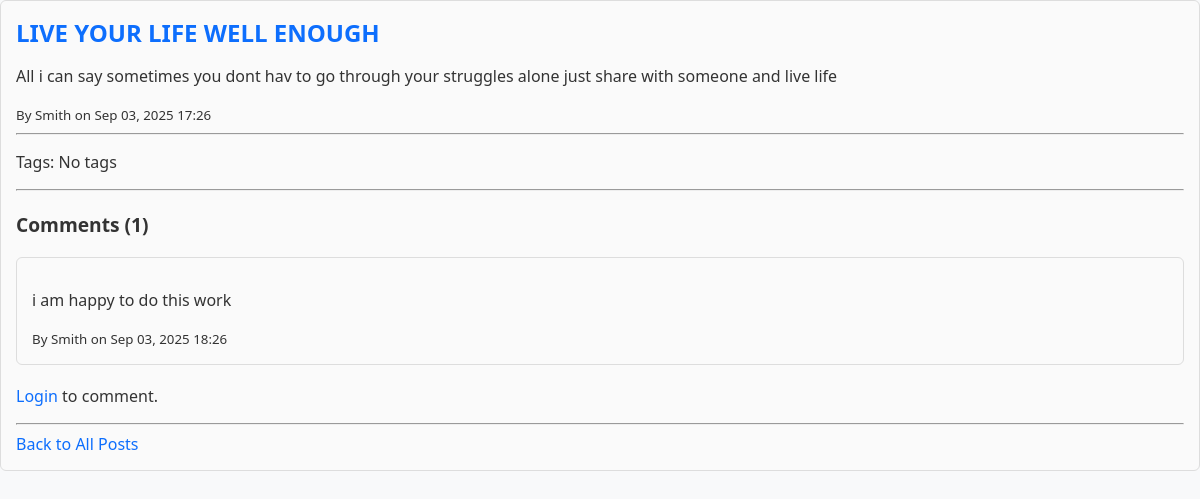
The app's page /post/1/ with its own data.
### blog/models.py (models this page shows, shortened)
class Post(models.Model):
    title = models.CharField(max_length=200)
    content = models.TextField()
    published_date = models.DateTimeField(auto_now_add=True)
    author = models.ForeignKey(User, on_delete=models.CASCADE)
    tags = TaggableManager(blank=True)

class Comment(models.Model):
    post = models.ForeignKey(Post, on_delete=models.CASCADE, related_name='comments')
    author = models.ForeignKey(User, on_delete=models.CASCADE)
    content = models.TextField()
    created_at = models.DateTimeField(auto_now_add=True)
    updated_at = models.DateTimeField(auto_now=True)

### blog/views.py (the view)
# urls.py: path('post/<int:pk>/', PostDetailView.as_view(), name='post-detail'),
class PostDetailView(DetailView):
    model = Post
    template_name = 'blog/post_detail.html'
    context_object_name = 'post'
    def get_context_data(self, **kwargs):
        context = super().get_context_data(**kwargs)
        context['comments'] = self.object.comments.all()
        context['comment_form'] = CommentForm()
        return context

### blog/templates/blog/post_detail.html (shortened to what this page needs)
{% load static %}
<!DOCTYPE html>
<html>
<head>
    <link rel="stylesheet" href="{% static 'blog/css/styles.css' %}">
</head>
<body>
    <div class="post-card">
        <h2>{{ object.title }}</h2>
        <p>{{ object.content }}</p>
        <small>By {{ object.author.username }} on {{ object.published_date|date:"M d, Y H:i" }}</small>
        <hr>
        <p>Tags:
            {% for tag in object.tags.all %}
                <a href="{% url 'blog:posts-by-tag' tag.slug %}">{{ tag.name }}</a>{% if not forloop.last %}, {% endif %}
            {% empty %}
                No tags
            {% endfor %}
        </p>
        <hr>
        <h3>Comments ({{ object.comments.count }})</h3>
        {% for comment in object.comments.all %}
            <div class="post-card">
                <p>{{ comment.content }}</p>
                <small>By {{ comment.author.username }} on {{ comment.created_at|date:"M d, Y H:i" }}</small>
            </div>
        {% empty %}
            <p>No comments yet.</p>
        {% endfor %}
        {% if user.is_authenticated %}
            <a class="button" href="{% url 'comment-create' object.pk %}">Add a Comment</a>
        {% else %}
            <p><a href="{% url 'login' %}">Login</a> to comment.</p>
        {% endif %}
        <hr>
        <a href="{% url 'post-list' %}">Back to All Posts</a>
    </div>
</body>
</html>

### blog/static/blog/css/styles.css (style rules this page uses)
body { font-family: "Segoe UI", Tahoma, Geneva, Verdana, sans-serif; background-color: #f8f9fa; color: #333; margin: 0; padding: 0; }
a { text-decoration: none; color: #0d6efd; }
.post-card { border: 1px solid #ddd; border-radius: 6px; padding: 15px; margin-bottom: 20px; background-color: #fafafa; transition: box-shadow 0.2s ease; }
.post-card h2 { margin: 0 0 10px 0; color: #0d6efd; }
h3 { margin-top: 20px; font-size: 1.2rem; }

### records on screen
Post: title "LIVE YOUR LIFE WELL ENOUGH", content "All i can say sometimes you dont hav to go through your struggles alone just share with someone and live life", author.username "Smith", published_date "Sep 03, 2025 17:26", comments.count "1"
Comment: content "i am happy to do this work", author.username "Smith", created_at "Sep 03, 2025 18:26"
